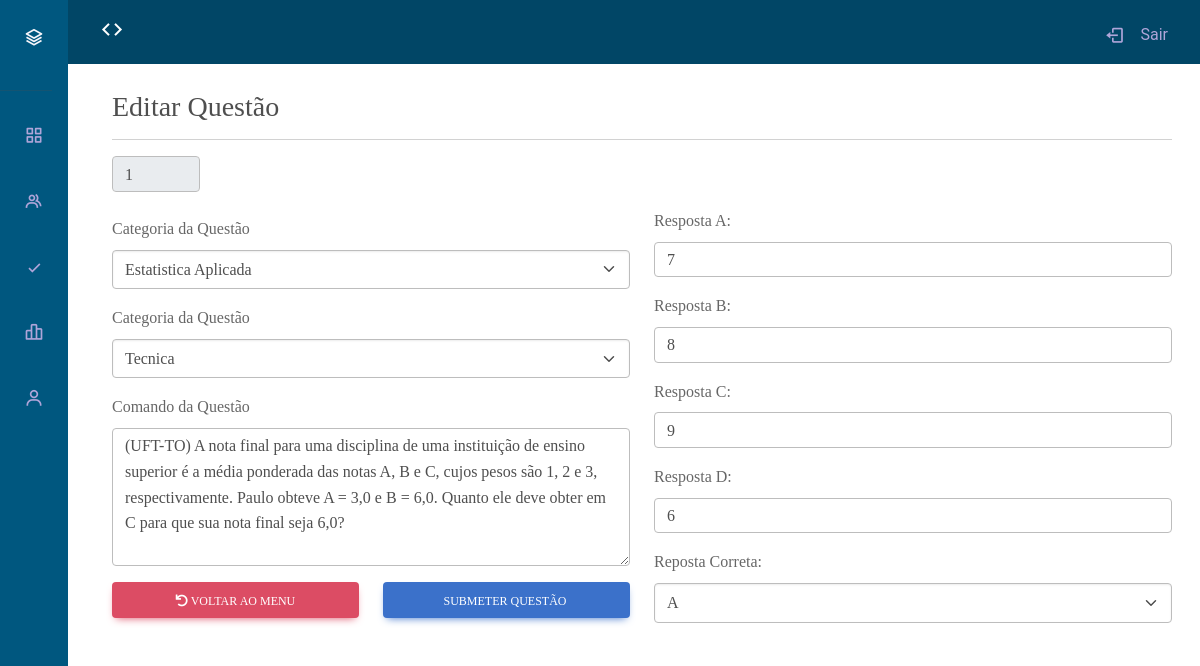
The app's page /GESTOR/PERGUNTAS/CRUD_perguntas/teladeupdateperguntas.php?idTB_Questoes=1 (signed in) with its own data.
### tables this page shows
CREATE TABLE `tb_questoes` (
  `idTB_Questoes` int NOT NULL,
  `TB_Gestor_idTB_Gestor` int NOT NULL,
  `TB_Tipo_Questao_idTB_Tipo_Questao` int NOT NULL,
  `TB_Categoria_idTB_Categoria` int NOT NULL,
  `Questoes_Pergunta` varchar(255) DEFAULT NULL,
  `Questoes_A` varchar(255) DEFAULT NULL,
  `Questoes_B` varchar(255) DEFAULT NULL,
  `Questoes_C` varchar(255) DEFAULT NULL,
  `Questoes_D` varchar(255) DEFAULT NULL,
  `Questao_Correta` varchar(255) DEFAULT NULL,
  `Questao_Data` date DEFAULT NULL,
  `Questao_Status` tinyint(1) DEFAULT NULL
);

CREATE TABLE `tb_categoria` (
  `idTB_Categoria` int NOT NULL,
  `Categoria_Nome` varchar(35) DEFAULT NULL
);

CREATE TABLE `tb_tipo_questao` (
  `idTB_Tipo_Questao` int NOT NULL,
  `Tipo_Nome` varchar(20) DEFAULT NULL
);

### GESTOR/PERGUNTAS/CRUD_perguntas/teladeupdateperguntas.php (the view, shortened to what this page needs)
<?php
include('../../../CONEXAOPHP/conexao.php');
?>
<?php
if (isset($_GET['idTB_Questoes'])) {
    $idTB_Questoes = $_GET['idTB_Questoes'];
    $procedure = "select * from tb_questoes where idTB_Questoes = '$idTB_Questoes';";
    $sql = mysqli_query($conn, $procedure) or die(mysqli_error($conn));
    while ($dados = mysqli_fetch_assoc($sql)) {
        $idTB_Questoes = $dados['idTB_Questoes'];
        $comando = $dados['Questoes_Pergunta'];
        $respA = $dados['Questoes_A'];
        $respB = $dados['Questoes_B'];
        $respC = $dados['Questoes_C'];
        $respD = $dados['Questoes_D'];
        $Questao_Correta = $dados['Questao_Correta'];
        $TB_Categoria_idTB_Categoria = $dados['TB_Categoria_idTB_Categoria'];
        $TB_Tipo_Questao_idTB_Tipo_Questao = $dados['TB_Tipo_Questao_idTB_Tipo_Questao'];
    }
} else {
}
?>
<?php
$procedure = "select Categoria_Nome from tb_categoria where idTB_Categoria = '$TB_Categoria_idTB_Categoria' ";
$sql = mysqli_query($conn, $procedure) or die(mysqli_error($conn));
while ($dados = mysqli_fetch_assoc($sql))
    $Categoria_Nome_setada = $dados['Categoria_Nome'];
?>
<?php
$procedure = "select Tipo_Nome from tb_tipo_questao where idTB_Tipo_Questao = '$TB_Tipo_Questao_idTB_Tipo_Questao' ";
$sql = mysqli_query($conn, $procedure) or die(mysqli_error($conn));
while ($dados = mysqli_fetch_assoc($sql))
    $Tipo_Questao_Nome_setada = $dados['Tipo_Nome'];
?>
<!DOCTYPE html>
<html lang="en">
<head>
    <link rel="stylesheet" href="https://cdn.jsdelivr.net/npm/bootstrap@5.0.0-beta1/dist/css/bootstrap.min.css">
    <link rel="stylesheet" href="https://cdn.jsdelivr.net/npm/boxicons@latest/css/boxicons.min.css">
    <link rel="stylesheet" href="../../PROFILE/assets/bootstrap/css/profile.css">
    <link rel="stylesheet" href="assets/fonts/fontawesome-all.min.css">
    <link rel="stylesheet" href="assets/fonts/fontawesome-all.min.css">
    <link href="https://cdnjs.cloudflare.com/ajax/libs/mdb-ui-kit/6.4.2/mdb.min.css" rel="stylesheet"/>
</head>
<body id="body-pd">
    <header class="header" id="header">
        <div style="color: white;" class="header_toggle "> <i class='bx bx-expand-horizontal' id="header-toggle"></i> </div>
        <a href="../../../LOGOFF/verifica_autenticacao.php" id="btn-sair" class="nav_link"> <i class='bx bx-log-out nav_icon'></i> <span class="nav_name">Sair</span> </a>
    </header>
    <main>
        <div class="l-navbar" id="nav-bar">
            <nav class="nav">
                <div> <a href="../../../LOGIN/teladelogin.php" class="nav_logo"> <i class='bx bx-layer nav_logo-icon' ></i> <span class="nav_logo-name">Autorating</span> </a>
                <hr>
                <div class="nav_list mt-4">
                        <a href="../../MENU/menu.php" class="nav_link"> <i class='bx bx-grid-alt nav_icon'></i> <span class="nav_name">Menu</span> </a>
                        <a href="../../COLEGAS/colegas.php" class="nav_link"> <i class='bx bx-group nav_icon'></i> <span class="nav_name">Meu departamento</span> </a>
                        <a href="../../PESQUISAS/Base/Pesquisas.php" class="nav_link"> <i class='bx bx-check nav_icon'></i> <span class="nav_name">Realizadas</span> </a>
                        <a href="../../DASHBOARD/Dashboard.php" class="nav_link"> <i class='bx bx-bar-chart-alt-2 nav_icon'></i> <span class="nav_name">Dashboard</span> </a>
                        <a href="../../PROFILE/profile.php" class="nav_link"> <i class='bx bx-user nav_icon'></i> <span class="nav_name">Dados Pessoais</span> </a>
                    </div>
                </div>
            </nav>
        </div>
        <blockquote class="blockquote text-center">
            <h3 class="mb-1 p-4" ></h3>
        </blockquote>
        <br>
        <div>
        <div class="container-fluid">
            <h1 style="font-size: 28px;">Editar Questão</h1>
            <hr>
            <form id="editarquestao" action="update_perguntas.php" method="post">
            <div class="col-sm-5 col-md-1">
                    <div class="form-group mb-3"><input class="form-control" type="text" name="idTB_Questoes" id="idTB_Questoes"  value="<?php echo $idTB_Questoes?>" readonly></div>
                 </div>
                <div class="row">
                    <div class="col-12 col-md-6" id="message-1">
                        <div class="form-group mb-3">
                            <div class="form-group mb-3"><label class="form-label" for="from-calltime" >Categoria da Questão</label>
                                <div class="input-group"><select class="form-select" id="from-calltime-4" name="categoria">
                                             <optgroup label="Escolha uma opção">
                                             <option value="<?php echo $TB_Categoria_idTB_Categoria  ?>" name = "categoria"  selected=""><?php echo $Categoria_Nome_setada ?></option>
                                        </optgroup>
                                    </select></div>
                                </div>
                            </div>
                            <div class="form-group mb-3">
                            <div class="form-group mb-3"><label class="form-label" for="from-calltime">Categoria da Questão</label>
                                <div class="input-group"><select class="form-select" id="from-calltime-4" name="tipoquestao">
                                             <optgroup label="Escolha uma opção">
                                             <option value="<?php echo $TB_Tipo_Questao_idTB_Tipo_Questao?>" name = "tipoquestao"  selected=""><?php echo $Tipo_Questao_Nome_setada ?></option>
                                        </optgroup>
                                    </select></div>
                                </div>
                            </div>
                        <div class="form-group mb-3"><label class="form-label" for="from-comments">Comando da Questão</label><textarea class="form-control" id="comando" name="comando" placeholder="Comando da Questão" rows="5" maxlength="255"><?php echo $comando ?></textarea></div>
                        <div class="form-group mb-3">
                            <div class="row">
                                <div class="col"><a href="../Perguntas.php" class="btn btn-danger d-block w-100" ><i class="fa fa-undo"></i>&nbsp;Voltar ao Menu</button></a></div>
                                <div class="col"><button class="btn btn-primary d-block w-100" type="submit" onclick="validaPergunta(event) " >Submeter Questão&nbsp;</button></div>
                            </div>
                        </div>
                    </div>
                    <div class="col-12 col-md-6">
                        <div class="form-group mb-3"><label class="form-label" for="from-calltime">Resposta A:</label>
                       <input class="form-control" id="respA" name="respA"  placeholder="Resposta A" value="<?php echo $respA ?>" maxlength="255">
                     </div>
                        <div class="form-group mb-3"><label class="form-label" for="from-calltime">Resposta B:</label>
                       <input class="form-control" id="respB" name="respB" placeholder="Resposta B" value="<?php echo $respB ?>" maxlength="255">
                        </div>
                        <div class="form-group mb-3"><label class="form-label" for="from-calltime">Resposta C:</label>
                       <input class="form-control" id="respC" name="respC" placeholder="Resposta C" value="<?php echo $respC ?>" maxlength="255">
                        </div>
                        <div class="form-group mb-3"><label class="form-label" for="from-calltime">Resposta D:</label>
                       <input class="form-control" id="respD" name="respD" placeholder="Resposta D" value="<?php echo $respD ?>" maxlength="255">
                        </div>
                        <div class="form-group mb-3"><label class="form-label" for="from-calltime">Reposta Correta:</label>
                            <div class="input-group"><select class="form-select" id="from-calltime-8" name="respcorreta">
                                    <optgroup label="Escolha uma opção">
                                        <option  value="<?php echo $Questao_Correta ?>" selected=""><?php echo $Questao_Correta ?></option>
                                    </optgroup>
                                </select></div>
                        </div>
                    </div>
                </div>
            </form>
        </div>
    </div>
    </main>
</body>
</html>

### records on screen
tb_questoes: idTB_Questoes "1", comando "(UFT-TO) A nota final para uma disciplina de uma instituição de ensino superior é a média ponderada das notas A, B e C, cujos pesos são 1, 2 e 3, respectivamente. Paulo obteve A = 3,0 e B = 6,0. Quanto ele deve obter em C para que sua nota final seja 6,0?", respA "7", respB "8", respC "9", respD "6", respcorreta "A"
tb_categoria: categoria "Estatistica Aplicada"
tb_tipo_questao: tipoquestao "Tecnica"
